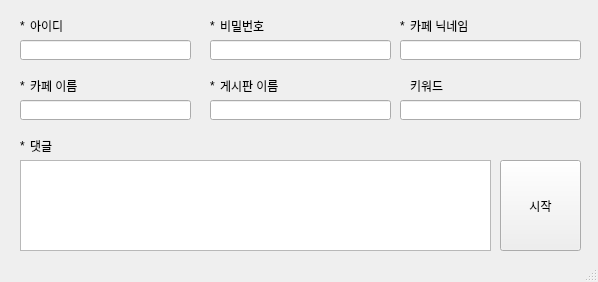
<?xml version="1.0" encoding="UTF-8"?>
<ui version="4.0">
 <class>MainWindow</class>
 <widget class="QMainWindow" name="MainWindow">
  <property name="geometry">
   <rect>
    <x>0</x>
    <y>0</y>
    <width>598</width>
    <height>282</height>
   </rect>
  </property>
  <property name="windowTitle">
   <string>MainWindow</string>
  </property>
  <widget class="QWidget" name="centralwidget">
   <widget class="QLineEdit" name="id">
    <property name="geometry">
     <rect>
      <x>20</x>
      <y>40</y>
      <width>171</width>
      <height>20</height>
     </rect>
    </property>
   </widget>
   <widget class="QLineEdit" name="pwd">
    <property name="geometry">
     <rect>
      <x>210</x>
      <y>40</y>
      <width>181</width>
      <height>20</height>
     </rect>
    </property>
   </widget>
   <widget class="QLineEdit" name="nick">
    <property name="geometry">
     <rect>
      <x>400</x>
      <y>40</y>
      <width>181</width>
      <height>20</height>
     </rect>
    </property>
   </widget>
   <widget class="QLineEdit" name="cafe">
    <property name="geometry">
     <rect>
      <x>20</x>
      <y>100</y>
      <width>171</width>
      <height>20</height>
     </rect>
    </property>
   </widget>
   <widget class="QLineEdit" name="category">
    <property name="geometry">
     <rect>
      <x>210</x>
      <y>100</y>
      <width>181</width>
      <height>20</height>
     </rect>
    </property>
   </widget>
   <widget class="QLineEdit" name="keyword">
    <property name="geometry">
     <rect>
      <x>400</x>
      <y>100</y>
      <width>181</width>
      <height>20</height>
     </rect>
    </property>
   </widget>
   <widget class="QTextEdit" name="comment">
    <property name="geometry">
     <rect>
      <x>20</x>
      <y>160</y>
      <width>471</width>
      <height>91</height>
     </rect>
    </property>
   </widget>
   <widget class="QLabel" name="label">
    <property name="geometry">
     <rect>
      <x>30</x>
      <y>10</y>
      <width>101</width>
      <height>31</height>
     </rect>
    </property>
    <property name="text">
     <string>아이디</string>
    </property>
   </widget>
   <widget class="QLabel" name="label_2">
    <property name="geometry">
     <rect>
      <x>220</x>
      <y>10</y>
      <width>101</width>
      <height>31</height>
     </rect>
    </property>
    <property name="text">
     <string>비밀번호</string>
    </property>
   </widget>
   <widget class="QLabel" name="label_8">
    <property name="geometry">
     <rect>
      <x>410</x>
      <y>10</y>
      <width>101</width>
      <height>31</height>
     </rect>
    </property>
    <property name="text">
     <string>카페 닉네임</string>
    </property>
   </widget>
   <widget class="QLabel" name="label_3">
    <property name="geometry">
     <rect>
      <x>30</x>
      <y>70</y>
      <width>101</width>
      <height>31</height>
     </rect>
    </property>
    <property name="text">
     <string>카페 이름</string>
    </property>
   </widget>
   <widget class="QLabel" name="label_9">
    <property name="geometry">
     <rect>
      <x>410</x>
      <y>70</y>
      <width>101</width>
      <height>31</height>
     </rect>
    </property>
    <property name="text">
     <string>키워드</string>
    </property>
   </widget>
   <widget class="QLabel" name="label_4">
    <property name="geometry">
     <rect>
      <x>220</x>
      <y>70</y>
      <width>101</width>
      <height>31</height>
     </rect>
    </property>
    <property name="text">
     <string>게시판 이름</string>
    </property>
   </widget>
   <widget class="QLabel" name="label_5">
    <property name="geometry">
     <rect>
      <x>30</x>
      <y>130</y>
      <width>101</width>
      <height>31</height>
     </rect>
    </property>
    <property name="text">
     <string>댓글</string>
    </property>
   </widget>
   <widget class="QPushButton" name="btn_start">
    <property name="geometry">
     <rect>
      <x>500</x>
      <y>160</y>
      <width>81</width>
      <height>91</height>
     </rect>
    </property>
    <property name="text">
     <string>시작</string>
    </property>
   </widget>
   <widget class="QLabel" name="label_6">
    <property name="geometry">
     <rect>
      <x>20</x>
      <y>10</y>
      <width>56</width>
      <height>31</height>
     </rect>
    </property>
    <property name="text">
     <string>*</string>
    </property>
   </widget>
   <widget class="QLabel" name="label_7">
    <property name="geometry">
     <rect>
      <x>210</x>
      <y>10</y>
      <width>56</width>
      <height>31</height>
     </rect>
    </property>
    <property name="text">
     <string>*</string>
    </property>
   </widget>
   <widget class="QLabel" name="label_10">
    <property name="geometry">
     <rect>
      <x>400</x>
      <y>10</y>
      <width>56</width>
      <height>31</height>
     </rect>
    </property>
    <property name="text">
     <string>*</string>
    </property>
   </widget>
   <widget class="QLabel" name="label_11">
    <property name="geometry">
     <rect>
      <x>20</x>
      <y>70</y>
      <width>56</width>
      <height>31</height>
     </rect>
    </property>
    <property name="text">
     <string>*</string>
    </property>
   </widget>
   <widget class="QLabel" name="label_12">
    <property name="geometry">
     <rect>
      <x>210</x>
      <y>70</y>
      <width>56</width>
      <height>31</height>
     </rect>
    </property>
    <property name="text">
     <string>*</string>
    </property>
   </widget>
   <widget class="QLabel" name="label_13">
    <property name="geometry">
     <rect>
      <x>20</x>
      <y>130</y>
      <width>56</width>
      <height>31</height>
     </rect>
    </property>
    <property name="text">
     <string>*</string>
    </property>
   </widget>
  </widget>
  <widget class="QMenuBar" name="menubar">
   <property name="geometry">
    <rect>
     <x>0</x>
     <y>0</y>
     <width>598</width>
     <height>21</height>
    </rect>
   </property>
  </widget>
  <widget class="QStatusBar" name="statusbar"/>
 </widget>
 <resources/>
 <connections/>
</ui>
